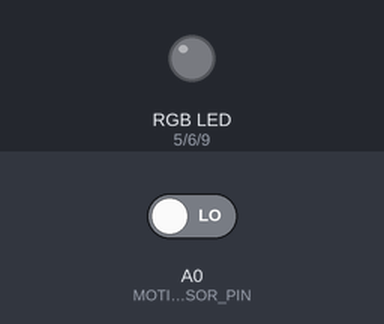
Bench run of a sketch on a simulated Arduino Uno, built with avr-gcc and run on an emulated ATmega328P. On the bench: an RGB LED mixed from three pins (HIGH = lit). Inputs (shaded band) come from the test bench; at power-on: A0 (MOTION_SENSOR_PIN) LOW.

Above: at 1.2 s.
1.3 s: A0 (MOTION_SENSOR_PIN) driven HIGH
At 2.65 s:
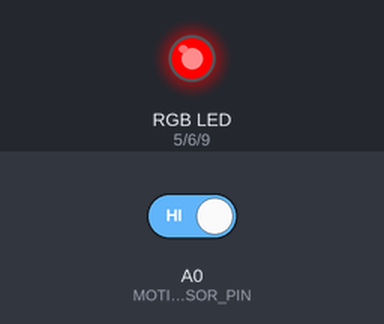
At 9.7 s:
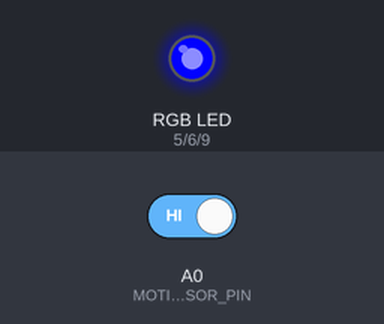
Timing chart, 0 to 11.2 s (numbered marks = the images above; inputs shaded):
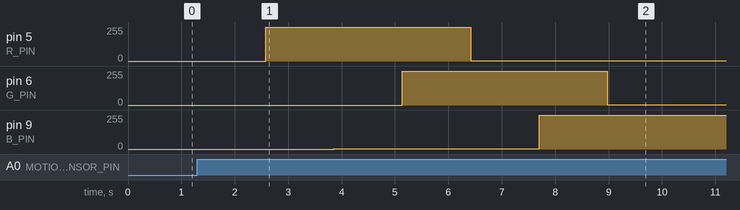

The sketch:

motion_sensor_led.ino
```cpp
const int MOTION_SENSOR_PIN = A0;   // Arduino pin connected to the OUTPUT pin of motion sensor
const int R_PIN           = 5;
const int G_PIN           = 6;
const int B_PIN           = 9; // Arduino pin connected to LED's pin
int motionStateCurrent      = LOW; // current  state of motion sensor's pin
int motionStatePrevious     = LOW; // previous state of motion sensor's pin

#define FADESPEED 5     // make this higher to slow down

void setup() {
  Serial.begin(9600);                // initialize serial
  pinMode(MOTION_SENSOR_PIN, INPUT); // set arduino pin to input mode
  pinMode(R_PIN, OUTPUT);          // set arduino pin to output mode
  pinMode(G_PIN, OUTPUT);          // set arduino pin to output mode
  pinMode(B_PIN, OUTPUT);          // set arduino pin to output mode
}

void loop() {
  motionStatePrevious = motionStateCurrent;             // store old state
  motionStateCurrent  = digitalRead(MOTION_SENSOR_PIN); // read new state
  int r, g, b;

  if (motionStatePrevious == LOW && motionStateCurrent == HIGH) { // pin state change: LOW -> HIGH

  // fade from blue to violet
  for (r = 0; r < 256; r++) {
    analogWrite(R_PIN, r);
    delay(FADESPEED);
  }
  // fade from violet to red
  for (b = 255; b > 0; b--) {
    analogWrite(B_PIN, b);
    delay(FADESPEED);
  }
  // fade from red to yellow
  for (g = 0; g < 256; g++) {
    analogWrite(G_PIN, g);
    delay(FADESPEED);
  }
  // fade from yellow to green
  for (r = 255; r > 0; r--) {
    analogWrite(R_PIN, r);
    delay(FADESPEED);
  }
  // fade from green to teal
  for (b = 0; b < 256; b++) {
    analogWrite(B_PIN, b);
    delay(FADESPEED);
  }
  // fade from teal to blue
  for (g = 255; g > 0; g--) {
    analogWrite(G_PIN, g);
    delay(FADESPEED);
  }
  delay(5000);
  }
  else
  if (motionStatePrevious == HIGH && motionStateCurrent == LOW) { // pin state change: HIGH -> LOW
    Serial.println("Motion stopped!");
    analogWrite(R_PIN, LOW);  // turn off
    analogWrite(G_PIN, LOW);  // turn off
    analogWrite(B_PIN, LOW);  // turn off
  }
}
```

Measured:
- after the input at 1.3 s, pin 5 (R_PIN): 0/255 → 255/255 after 1.3 s, → 1/255 3.8 s later; pin 6 (G_PIN): 0/255 → 255/255 after 3.8 s, → 1/255 3.8 s later; pin 9 (B_PIN): 0/255 → 1/255 after 2.6 s, → 255/255 3.8 s later
